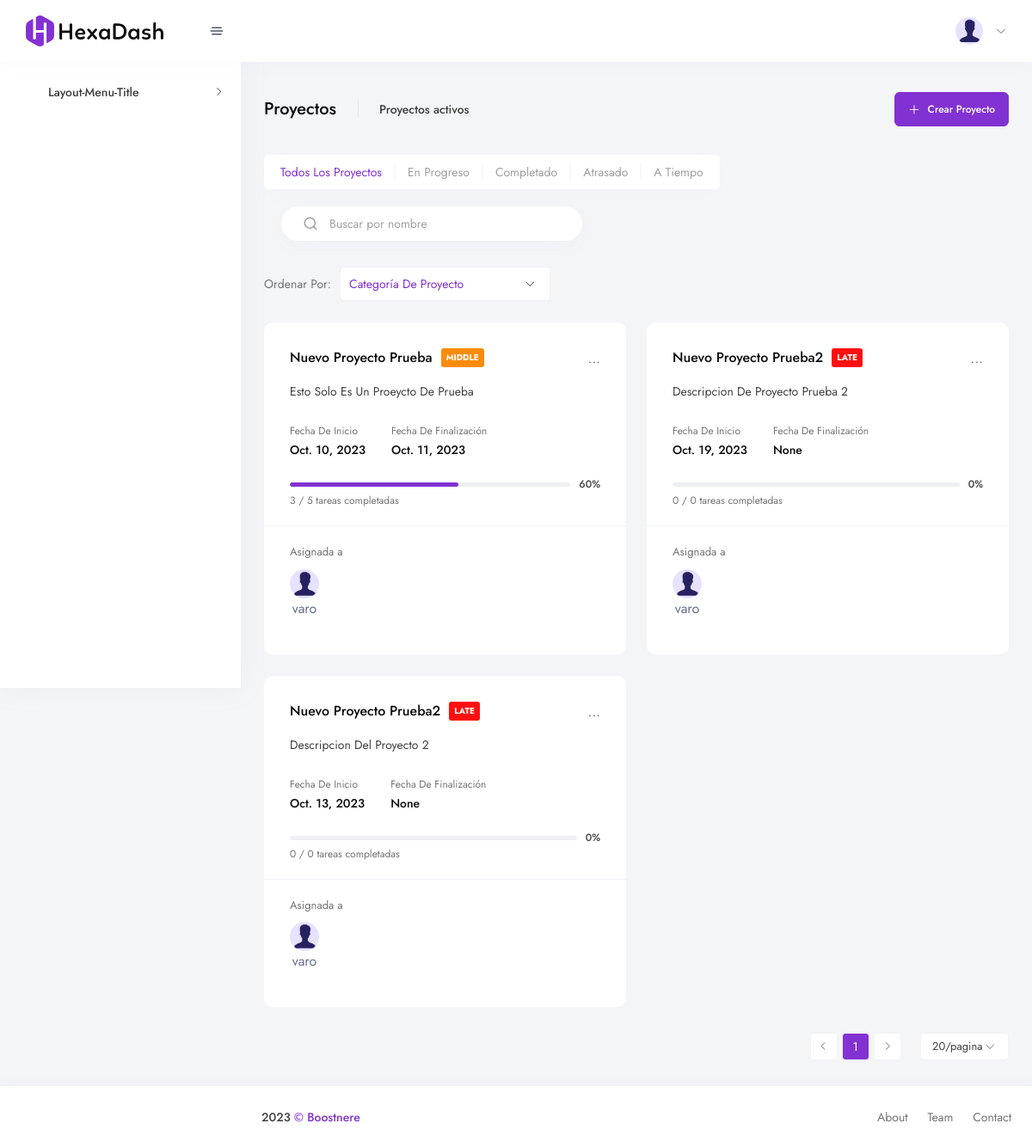
Page /projects/ (signed in) on the committed database.
### projects/models.py (models this page shows, shortened)
class UserProfile(models.Model):
    user = models.OneToOneField(User, on_delete=models.CASCADE)
    image = models.ImageField(upload_to='profile_image', blank=True)
    position = models.CharField(max_length=255, blank=True)

class Projects(models.Model):
    nombre = models.CharField(max_length=255)
    descripcion = models.TextField()
    fecha_inicio = models.DateField()
    fecha_finalizacion = models.DateField(blank=True, null=True)
    fecha_entrega = models.DateField()
    completado = models.BooleanField(default=False)
    asignado_a = models.ForeignKey(User, on_delete=models.CASCADE)
    horas_trabajo = models.PositiveIntegerField(default=0)
    precio_proyecto = models.PositiveIntegerField(default=0)
    sobre_proyecto = models.TextField()
    tasks = models.ManyToManyField('Tasks', blank=True)
    def __str__(self):
        return self.nombre
    def tasks_completed(self):
        return self.tasks.filter(completed=True, deleted=False).count()
    def tasks_total(self):
        return self.tasks.filter(deleted=False).count()
    def get_estado(self):
        task_completed = self.tasks_completed()
        task_total = self.tasks_total()
        if task_total - task_completed <= 0:
            return 'late'
        elif task_completed / task_total >= 0.5:
            return 'middle'
        elif self.completado:
            return 'completed'
        else:
            return 'early'
    def progress(self):
        if self.tasks_total() == 0:
            return 0
        else:
            return int(self.tasks_completed() / self.tasks_total() * 100)

### projects/views.py (the view)
# urls.py: path('projects/', include('projects.urls')),
@login_required
def projects(request):
    proyectos = Projects.objects.all()
    users = User.objects.all()
    proyectos_data = [{'proyecto': proyecto, 'estado': proyecto.get_estado()} for proyecto in proyectos]
    print(proyectos_data)
    return render(request, 'pages/application/project/list.html', {'proyectos': proyectos_data, 'users': users})

### templates/pages/application/project/list.html (shortened to what this page needs)
{% extends 'layout/app.html' %}
{% load static %}
{% block content %}
<div class="container-fluid">
    <div class="row">
        <div class="col-lg-12">
            <div class="project-progree-breadcrumb">
                <div class="breadcrumb-main user-member justify-content-sm-between ">
                    <div class=" d-flex flex-wrap justify-content-center breadcrumb-main__wrapper">
                        <div class="d-flex align-items-center user-member__title justify-content-center me-sm-25">
                            <h4 class="text-capitalize fw-500 breadcrumb-title">Proyectos</h4>
                            <span class="sub-title ms-sm-25 ps-sm-25">Proyectos activos</span>
                        </div>
                    </div>
                    <div class="action-btn">
                        <a href="#" class="btn px-15 btn-primary" data-bs-toggle="modal" data-bs-target="#new-member">
                            <i class="las la-plus fs-16"></i>Crear Proyecto</a>
                    </div>
                </div>
            </div>
        </div>
    </div>
    <div class="row">
        <div class="col-lg-12">
            <div class="project-top-wrapper project-top-progress d-flex justify-content-between flex-wrap">
                <div class="project-top-left d-flex flex-wrap justify-content-lg-between justify-content-center mt-n10">
                    <div class="project-tap global-shadow order-lg-1 order-2 my-10">
                        <ul class="nav px-1" id="ap-tab" role="tablist">
                            <li class="nav-item">
                                <a class="nav-link active" id="ap-overview-tab" data-bs-toggle="pill"
                                   href="#ap-overview" role="tab" aria-controls="ap-overview" aria-selected="true">
                                    Todos los proyectos
                                </a>
                            </li>
                            <li class="nav-item">
                                <a class="nav-link" id="timeline-tab" data-bs-toggle="pill" href="#timeline" role="tab"
                                   aria-controls="timeline" aria-selected="false">en progreso</a>
                            </li>
                            <li class="nav-item">
                                <a class="nav-link" id="activity-tab" data-bs-toggle="pill" href="#activity" role="tab"
                                   aria-controls="activity" aria-selected="false">completado</a>
                            </li>
                            <li class="nav-item">
                                <a class="nav-link" id="late-tab" data-bs-toggle="pill" href="#late" role="tab"
                                   aria-controls="late" aria-selected="false">atrasado</a>
                            </li>
                            <li class="nav-item">
                                <a class="nav-link" id="early-tab" data-bs-toggle="pill" href="#early" role="tab"
                                   aria-controls="early" aria-selected="false">a tiempo</a>
                            </li>
                        </ul>
                    </div>
                    <div class="project-search project-search--height global-shadow ms-md-20 my-10 order-md-2 order-1">
                        <form action="/" class="d-flex align-items-center user-member__form">
                            <input class="form-control me-sm-2 border-0 box-shadow-none" type="search"
                                   placeholder="Buscar por nombre" aria-label="Search">
                        </form>
                    </div>
                </div>
                <div class="project-top-right d-flex flex-wrap">
                    <div class="project-category">
                        <div class="d-flex align-items-center">
                            <p class="mb-0 me-10 fs-14 color-light">ordenar por:</p>
                            <div class="project-category__select">
                            </div>
                        </div>
                    </div>
                </div>
            </div>
        </div>
    </div>
    <div class="projects-tab-content projects-tab-content--progress">
        <div class="tab-content mt-25" id="ap-tabContent">
            <div class="tab-pane fade show active" id="ap-overview" role="tabpanel" aria-labelledby="ap-overview-tab">
                <div class="row">
                    {% for proyecto_data in proyectos %}
                    <div class="col-xl-4 mb-25 col-md-6">
                        <div class="user-group radius-xl media-ui media-ui--{{ proyecto_data.estado }} pt-30 pb-25">
                            <div class="border-bottom px-30">
                                <div class="media user-group-media d-flex justify-content-between">
                                    <div class="media-body d-flex align-items-center flex-wrap text-capitalize my-sm-0 my-n2">
                                        <a href="{% url 'project_detail' proyecto_data.proyecto.id %}">
                                            <h6 class="mt-0 fw-500 user-group media-ui__title bg-transparent">
                                                {{ proyecto_data.proyecto.nombre }}
                                            </h6>
                                        </a>
                                        {% if proyecto_data.estado == 'early' %}
                                        <span class="my-sm-0 my-2 media-badge text-uppercase color-white bg-primary">
                                        {% elif proyecto_data.estado == 'late' %}
                                        <span class="my-sm-0 my-2 media-badge text-uppercase color-white bg-danger">
                                        {% elif proyecto_data.estado == 'middle' %}
                                        <span class="my-sm-0 my-2 media-badge text-uppercase color-white bg-warning">
                                        {% else %}
                                        <span class="my-sm-0 my-2 media-badge text-uppercase color-white bg-success">
                                        {% endif %}
                                        {{ proyecto_data.estado }}
                                        </span>
                                    </div>
                                    ...
                                </div>
                                <div class="user-group-people mt-15 text-capitalize">
                                    <p>{{ proyecto_data.proyecto.descripcion }}</p>
                                    <div class="user-group-project">
                                        <div class="d-flex align-items-center user-group-progress-top">
                                            <div class="media-ui__start">
                                                <span class="color-light fs-12">Fecha de inicio</span>
                                                <p class="fs-14 fw-500 color-dark mb-0">
                                                    {{ proyecto_data.proyecto.fecha_inicio }}</p>
                                            </div>
                                            <div class="media-ui__end">
                                                <span class="color-light fs-12">Fecha de finalización</span>
                                                <p class="fs-16 fw-500 color-success mb-0">
                                                    {{ proyecto_data.proyecto.fecha_finalizacion }}</p>
                                            </div>
                                        </div>
                                    </div>
                                </div>
                                <div class="user-group-progress-bar">
                                    <div class="progress-wrap d-flex align-items-center mb-0">
                                        <div class="progress">
                                            <div class="progress-bar bg-primary" role="progressbar"
                                                 style="width: {{ proyecto_data.proyecto.progress }}%;"
                                                 aria-valuenow="{{ proyecto_data.proyecto.progress }}" aria-valuemin="0"
                                                 aria-valuemax="100"></div>
                                        </div>
                                        <span class="progress-percentage">{{ proyecto_data.proyecto.progress }}%</span>
                                    </div>
                                    <p class="color-light fs-12 mb-20">
                                        {{ proyecto_data.proyecto.tasks_completed }} /
                                        {{ proyecto_data.proyecto.tasks_total }} tareas
                                        completadas
                                    </p>
                                </div>
                            </div>
                            <div class="mt-20 px-30">
                                <p class="fs-13 color-light mb-10">Asignada a </p>
                                <ul class="d-flex flex-wrap user-group-people__parent">
                                    <li>
                                        <a href="#">
                                            <img class="rounded-circle wh-34 bg-opacity-secondary"
                                                 src="{{ proyecto_data.proyecto.asignado_a.userprofile.image.url }}" alt="{{ proyecto_data.proyecto.asignado_a.username }}">
                                        </a>
                                        <p class="justify-content-center" style="text-align: center;">
                                            {{ proyecto_data.proyecto.asignado_a.username }}</p>
                                    </li>
                                </ul>
                            </div>
                        </div>
                    </div>
                    {% endfor %}
                </div>
                <div class="row">
                    <div class="col-lg-12">
                        <div class="d-flex justify-content-sm-end justify-content-star mt-1 mb-30">
                            <nav class="dm-page ">
                                <ul class="dm-pagination d-flex">
                                    <li class="dm-pagination__item">
                                        <a href="#" class="dm-pagination__link pagination-control"><span
                                                class="la la-angle-left"></span></a>
                                        <a href="#" class="dm-pagination__link active"><span
                                                class="page-number">1</span></a>
                                        <a href="#" class="dm-pagination__link pagination-control"><span
                                                class="la la-angle-right"></span></a>
                                    </li>
                                    <li class="dm-pagination__item">
                                        <div class="paging-option">
                                            <select name="page-number" class="page-selection">
                                                <option value="20">20/pagina</option>
                                            </select>
                                        </div>
                                    </li>
                                </ul>
                            </nav>
                        </div>
                    </div>
                </div>
            </div>
        </div>
    </div>
</div>
{% endblock %}

### templates/partials/_top_nav.html (shortened to what this page needs)
{% load i18n %} {% load static %}
{% with request.resolver_match.url_name as path_name %}
<nav class="navbar navbar-light">
	<div class="navbar-left">
		<div class="logo-area">
			<a class="navbar-brand" href="{% url 'home' %}">
			<img
				class="dark"
				src="{% static 'backend/img/logo_dark.svg' %}"
				alt="svg"
				/>
			</a>
			<a href="#" class="sidebar-toggle">
				/></a>
		</div>
	</div>
	<div class="navbar-right">
		<ul class="navbar-right__menu">
			<li class="nav-search">
			</li>
			<li class="nav-author">
				{% if user.is_authenticated %}
				<div class="dropdown-custom">
					<a href="javascript:;" class="nav-item-toggle"
						><img
						src="{{ user.userprofile.image.url }}"
						alt="{{ user.username }}"
						class="rounded-circle wh-34 bg-opacity-secondary"
						/>
					<span class="nav-item__title"
						>{{ user.get_full_name }}<i
						class="las la-angle-down nav-item__arrow"
						></i
						></span>
					</a>
				</div>
				{% endif %}
			</li>
		</ul>
	</div>
</nav>
{% endwith %}

### rows in the picture
Projects: proyecto.nombre "Nuevo Proyecto Prueba", estado "MIDDLE", proyecto.descripcion "Esto Solo Es Un Proeycto De Prueba", proyecto.fecha_inicio "Oct. 10, 2023", proyecto.fecha_finalizacion "Oct. 11, 2023", proyecto.progress "60", proyecto.tasks_completed "3", proyecto.tasks_total "5", proyecto.asignado_a.userprofile.image (picture), proyecto.asignado_a.username "varo"
Projects: proyecto.nombre "Nuevo Proyecto Prueba2", estado "LATE", proyecto.descripcion "Descripcion De Proyecto Prueba 2", proyecto.fecha_inicio "Oct. 19, 2023", proyecto.fecha_finalizacion "None", proyecto.progress "0", proyecto.tasks_completed "0", proyecto.tasks_total "0", proyecto.asignado_a.userprofile.image (picture), proyecto.asignado_a.username "varo"
Projects: proyecto.nombre "Nuevo Proyecto Prueba2", estado "LATE", proyecto.descripcion "Descripcion Del Proyecto 2", proyecto.fecha_inicio "Oct. 13, 2023", proyecto.fecha_finalizacion "None", proyecto.progress "0", proyecto.tasks_completed "0", proyecto.tasks_total "0", proyecto.asignado_a.userprofile.image (picture), proyecto.asignado_a.username "varo"
